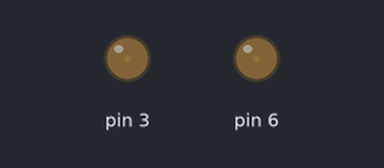
Simulated run of this sketch. Board: Arduino Uno, built with avr-gcc and run on an emulated ATmega328P. Parts: output pins drawn as LEDs (lit = HIGH).

Above: at 0.05 s.
At 0.95 s:
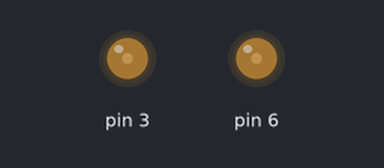
At 1.9 s:
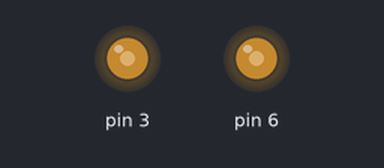
At 3.8 s:
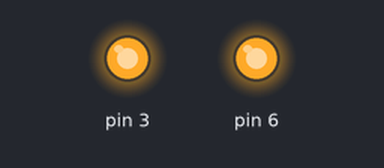
Timing chart, 0 to 8.8 s (numbered marks = the images above):
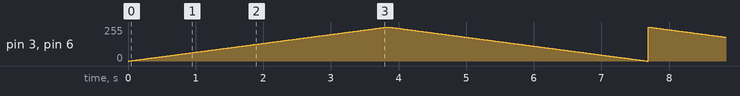

The sketch:

KITT3.ino
```cpp
int d = 15;

void setup()
{
  pinMode(3, OUTPUT);

  pinMode(6, OUTPUT);

}


void loop()
{

  for (int a = 0; a < 256 ; a++)
  {
   analogWrite(3, a);
   analogWrite(6, a);
   delay(d);
  }

  for (int a = 255; a < 256 ; a--)
  {
   analogWrite(3, a);
   analogWrite(6, a);
   delay(d);
  }
}
```
